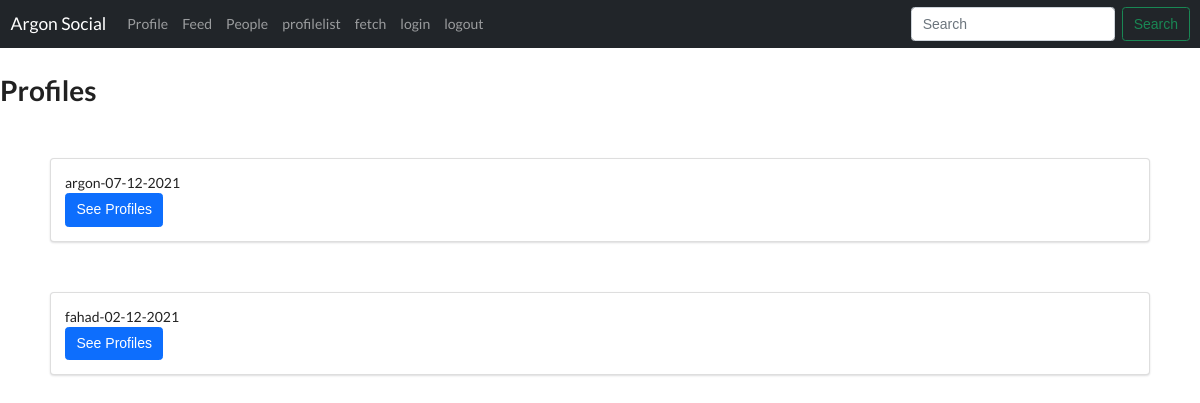
The page /profilelistview/ (signed in) on the database as committed earlier.
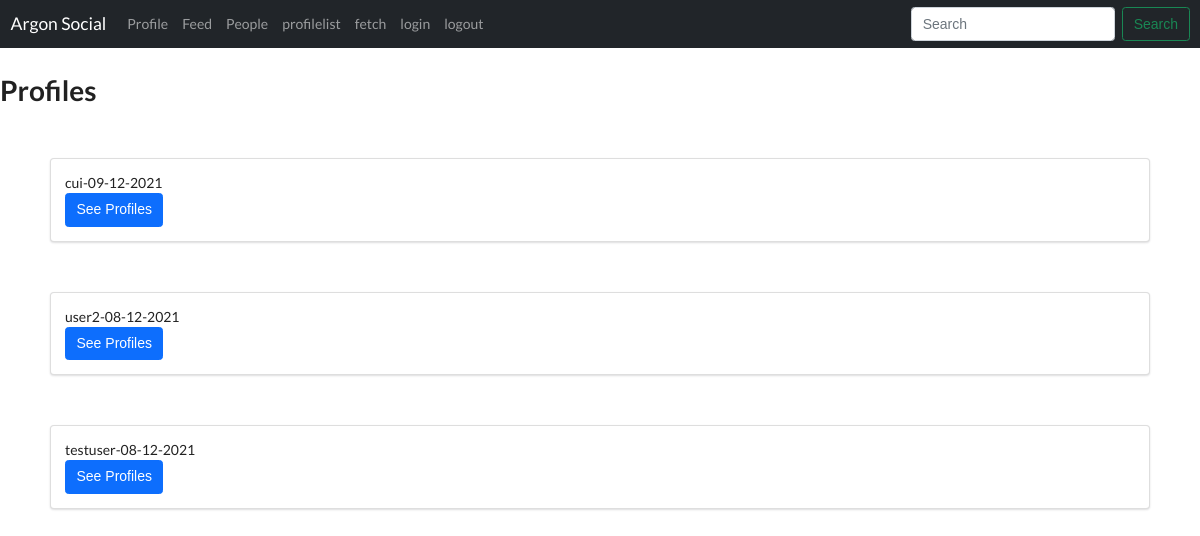
The same page on the database as committed later.
### profiles/models.py (models this page shows, shortened)
class profile(models.Model):
    first_name = models.CharField(max_length=200, blank=True)
    last_name = models.CharField(max_length=200, blank=True)
    user = models.OneToOneField(User, on_delete=models.CASCADE)
    following = models.ManyToManyField(User, related_name='following', blank=True)
    followers = models.ManyToManyField(User, related_name='follower', blank=True)
    bio = models.TextField(default="no bio...",max_length=300)
    email = models.EmailField(blank=True,max_length=200)
    country = models.TextField(blank=True,max_length=200, default='Pakistan')
    avatar = models.ImageField(default='avatar.png',upload_to='avatars/')
    slug = models.SlugField(unique=True , blank=True)
    updated = models.DateTimeField(auto_now=True)
    created = models.DateTimeField(auto_now_add=True)
    class Meta:
        ordering = ('-created',)
    def __str__(self):
        return f"{self.user.username}-{self.created.strftime('%d-%m-%Y')}"

### profiles/views.py (the view)
# urls.py: path('profilelistview/', ProfileListView.as_view(), name='profilelistview'),
class ProfileListView(ListView):
    model =profile
    template_name = 'main.html'
    context_object_name='profiles'
    def get_queryset(self):
        return profile.objects.all().exclude(user=self.request.user)

### profiles/templates/main.html (shortened to what this page needs)
{% extends 'base1.html'%}
{% block content%}
        <h1 > Profiles</h1>
        {% for profile in profiles%}
        <div class="ui segment" style="margin: 50px;">
        {{profile}}
        <br>
        <a href={% url 'profiles:profile-detail-view' profile.pk%}>
        <button type="button" class="btn btn-primary">See Profiles</button>
        </div>
{% endfor%}
{% endblock content%}

### profiles/templates/base1.html (shortened to what this page needs)
<!doctype html>
<html lang="en">
  <head>
    <link href="https://cdn.jsdelivr.net/npm/bootstrap@5.1.3/dist/css/bootstrap.min.css" rel="stylesheet">
      <link rel="stylesheet" href="https://cdn.jsdelivr.net/npm/semantic-ui@2.4.2/dist/semantic.min.css">
  </head>
  <body>
    <nav class="navbar navbar-expand-lg navbar-dark bg-dark">
      <div class="container-fluid">
        <a class="navbar-brand"
        {% if user.is_authenticated %}
        href="{% url 'posts-follow-view' %}"
        {% else %}
        href="{% url 'profiles:index' %}"
        {% endif %}
        >Argon Social</a>
        <div class="collapse navbar-collapse" id="navbarSupportedContent">
        <ul class="navbar-nav me-auto mb-2 mb-lg-0">
          <li class="nav-item">
          <a class="nav-link" href="/profileview">Profile</a>
          </li>
          <li class="nav-item">
          <a class="nav-link" href="/posts/">Feed</a>
          </li>
          <li class="nav-item">
            <a class="nav-link" href="/profilelistview">People</a>
            </li>
            <li class="nav-item">
            <a class="nav-link" href="/profiletlist">profilelist</a>
            </li>
            <li class="nav-item">
              <a class="nav-link" href="/fetch">fetch</a>
              </li>
          <li class="nav-item">
          <a class="nav-link" href="/accounts/login/">login</a>
          </li>
          <li class="nav-item">
          <a class="nav-link" href="/accounts/logout/">logout</a>
          </li>
        </ul>
        <form class="d-flex">
          <input class="form-control me-2" type="search" placeholder="Search" aria-label="Search">
          <button class="btn btn-outline-success" type="submit">Search</button>
        </form>
        </div>
      </div>
      </nav>
    {% block content %}
    {% endblock content%}
  </body>
</html>

Rows that differ between the two databases and show on the page:
removed profile: user+created "argon-07-12-2021"
removed profile: user+created "fahad-02-12-2021"
added profile: user+created "cui-09-12-2021"
added profile: user+created "user2-08-12-2021"
added profile: user+created "testuser-08-12-2021"
